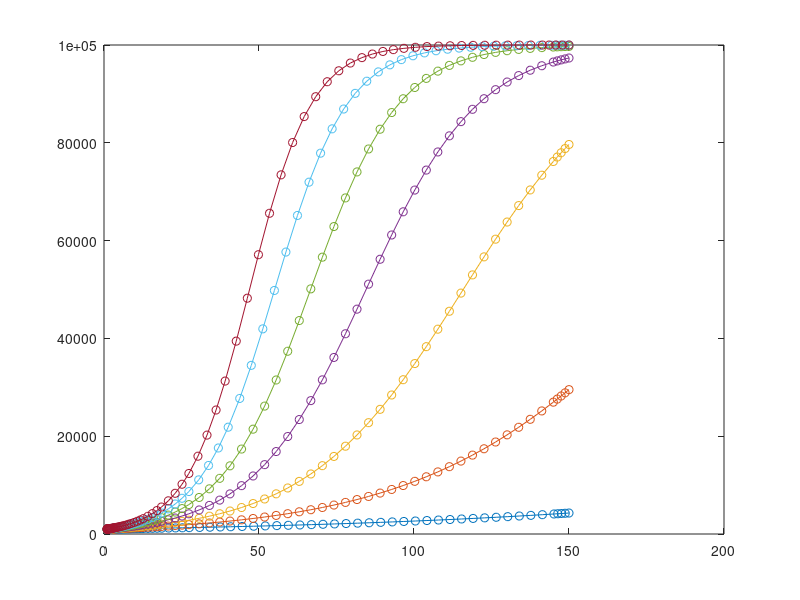

Reproduce this figure in MATLAB.
f = @(t,x,r,K) r*x*(1-x/K);
 
r1 = 0.07;
K1 = 100000;

r_vals = linspace(0.01,0.1, 7);

for i = r_vals
  [t,y] = ode45(f, [1 150], 1000, odeset,i,K1);
 
  plot(t, y,'-o');
  hold on;

end
